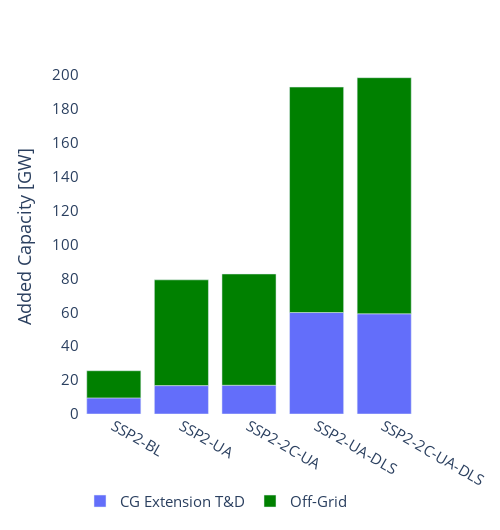

This figure's notebook cell:
### Code cell
df4 = df3.groupby(['scenario', 'techid']).sum().reset_index()
fig = px.bar(df4,x='scenario', y='capacity_GW',  color="techid", 
             category_orders={"scenario" : [ 'SSP2-BL', 'SSP2-UA', 'SSP2-2C-UA', 'SSP2-UA-DLS' , 'SSP2-2C-UA-DLS'] , 
                              "techid" : ['CG Extension T&D', 'Off-Grid']},
                              color_discrete_sequence=['#636EFA', 'green'],
             labels = {"techid" : "" , 'capacity_GW': 'Added Capacity [GW]', 'region': ' ',  'scenario' : ''},
             facet_row_spacing=0.1, facet_col_spacing=0.06) #'already access',#category_orders={"region": [ 8.0, 9.0,10,26]} )

fig.for_each_annotation(lambda a: a.update(text=a.text.split("=")[-1]))
#fig.for_each_yaxis(lambda yaxis: yaxis.update(showticklabels=True)) 
fig.update_layout(font = dict(size = 15), height = 530, width = 500,  paper_bgcolor = "white", plot_bgcolor = "rgba(0,0,0,0)", legend=dict(orientation="h", yanchor="top", xanchor="left",y = -0.2)) #, legend=dict(orientation="h", yanchor="bottom", xanchor="left", ))1
fig.update_xaxes( showticklabels=True, tickfont =dict(size = 15))
fig.update_yaxes( showticklabels=True, tickfont =dict(size = 15), dtick = 20)

### Figure 1 — Plotly figure (JSON) as saved in the notebook; plotly's stock layout.template omitted (floating-point values rounded to 4 significant figures)
{"data": [{"alignmentgroup": "True", "hovertemplate": "=%{x}<br>Added Capacity [GW]=%{y}<extra></extra>", "legendgroup": "CG Extension T&D", "marker": {"color": "#636EFA", "pattern": {"shape": ""}}, "name": "CG Extension T&D", "offsetgroup": "CG Extension T&D", "orientation": "v", "showlegend": true, "textposition": "auto", "type": "bar", "x": ["SSP2-2C-UA", "SSP2-2C-UA-DLS", "SSP2-BL", "SSP2-UA", "SSP2-UA-DLS"], "xaxis": "x", "y": [16.95, 59.12, 9.507, 16.75, 59.86], "yaxis": "y"}, {"alignmentgroup": "True", "hovertemplate": "=%{x}<br>Added Capacity [GW]=%{y}<extra></extra>", "legendgroup": "Off-Grid", "marker": {"color": "green", "pattern": {"shape": ""}}, "name": "Off-Grid", "offsetgroup": "Off-Grid", "orientation": "v", "showlegend": true, "textposition": "auto", "type": "bar", "x": ["SSP2-2C-UA", "SSP2-2C-UA-DLS", "SSP2-BL", "SSP2-UA", "SSP2-UA-DLS"], "xaxis": "x", "y": [65.64, 139.3, 16.01, 62.38, 133.0], "yaxis": "y"}], "layout": {"barmode": "relative", "font": {"size": 15}, "height": 530, "legend": {"orientation": "h", "title": {"text": ""}, "tracegroupgap": 0, "xanchor": "left", "y": -0.2, "yanchor": "top"}, "margin": {"t": 60}, "paper_bgcolor": "white", "plot_bgcolor": "rgba(0,0,0,0)", "width": 500, "xaxis": {"anchor": "y", "categoryarray": ["SSP2-BL", "SSP2-UA", "SSP2-2C-UA", "SSP2-UA-DLS", "SSP2-2C-UA-DLS"], "categoryorder": "array", "domain": [0, 1], "showticklabels": true, "tickfont": {"size": 15}, "title": {"text": ""}}, "yaxis": {"anchor": "x", "domain": [0, 1], "dtick": 20, "showticklabels": true, "tickfont": {"size": 15}, "title": {"text": "Added Capacity [GW]"}}}}
